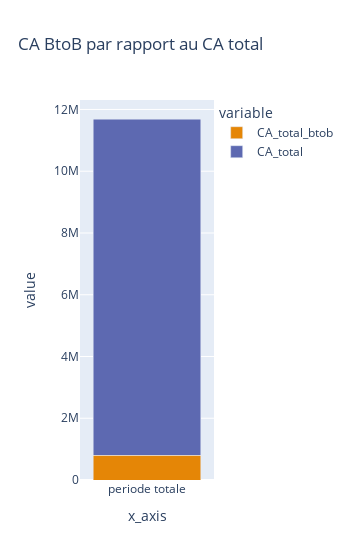

The cell this chart's notebook holds for it:
### Code cell
px.bar(df_1, x="x_axis",
              y=["CA_total_btob", "CA_total"], color_discrete_sequence= px.colors.qualitative.Vivid, width= 350, barmode="stack",
             title="CA BtoB par rapport au CA total")

### Figure 1 — Plotly figure (JSON) as saved in the notebook; plotly's stock layout.template omitted (floating-point values rounded to 4 significant figures)
{"data": [{"alignmentgroup": "True", "hovertemplate": "variable=CA_total_btob<br>x_axis=%{x}<br>value=%{y}<extra></extra>", "legendgroup": "CA_total_btob", "marker": {"color": "rgb(229, 134, 6)", "pattern": {"shape": ""}}, "name": "CA_total_btob", "offsetgroup": "CA_total_btob", "orientation": "v", "showlegend": true, "textposition": "auto", "type": "bar", "x": ["periode totale"], "xaxis": "x", "y": [804700.0], "yaxis": "y"}, {"alignmentgroup": "True", "hovertemplate": "variable=CA_total<br>x_axis=%{x}<br>value=%{y}<extra></extra>", "legendgroup": "CA_total", "marker": {"color": "rgb(93, 105, 177)", "pattern": {"shape": ""}}, "name": "CA_total", "offsetgroup": "CA_total", "orientation": "v", "showlegend": true, "textposition": "auto", "type": "bar", "x": ["periode totale"], "xaxis": "x", "y": [10890000.0], "yaxis": "y"}], "layout": {"barmode": "stack", "legend": {"title": {"text": "variable"}, "tracegroupgap": 0}, "title": {"text": "CA BtoB par rapport au CA total"}, "width": 350, "xaxis": {"anchor": "y", "domain": [0, 1], "title": {"text": "x_axis"}}, "yaxis": {"anchor": "x", "domain": [0, 1], "title": {"text": "value"}}}}
